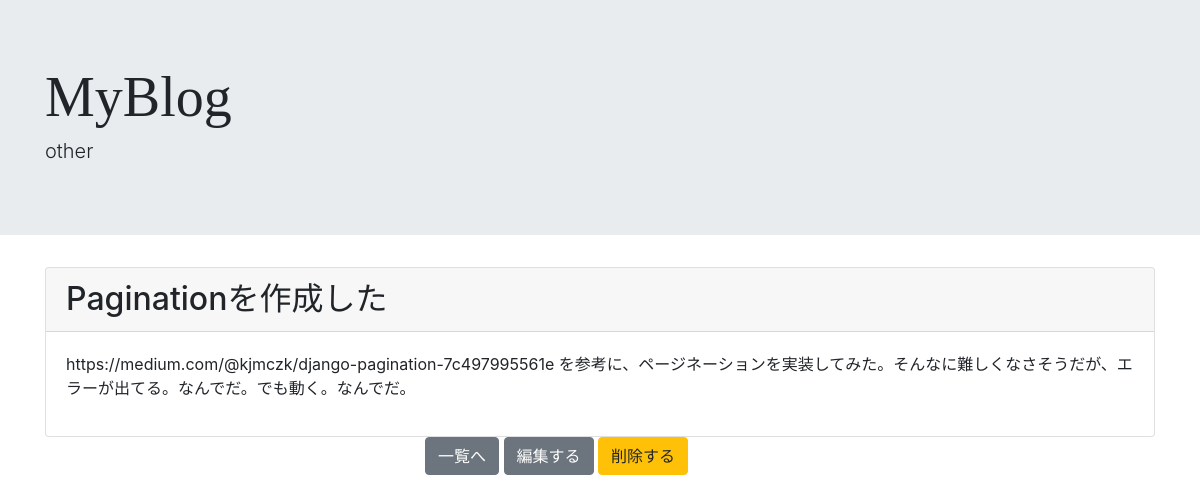
Screenshot of /detail/7/ with the database file from the repository.
### blogpost/models.py (models this page shows, shortened)
class BlogModel(models.Model):
    title = models.CharField(max_length=100)
    content = models.TextField()
    postdate = models.DateField(auto_now_add=True)
    category = models.CharField(
        max_length=50,
        choices= CATEGORY
    )
    def markdown_to_html(self):
        md = markdown.Markdown(
            extensions=['extra', 'admonition', 'sane_lists', 'toc']
        )
        html = md.convert(self.content)
        return html

### blogpost/views.py (the view)
# urls.py: path('detail/<int:pk>/', BlogDetail.as_view(), name='detail'),
class BlogDetail(DetailView):
    template_name = 'detail.html'
    model = BlogModel

### templates/detail.html (shortened to what this page needs)
{% extends 'base.html' %}
{% block header %}
  <link rel="stylesheet" href="https://cdnjs.cloudflare.com/ajax/libs/highlight.js/9.15.6/styles/a11y-dark.min.css">
  <div class="jumbotron jumbotron-fluid bg-gradient-secondary">
  <div class="container">
    <h1 class="display-4" style='font-family:fantasy'>MyBlog</h1>
    <h3 class="lead">{{object.category}}</h3>
  </div>
</div>
{% endblock header %}
{% block content %}
    <div class='container'>
        <div class="card">
            <h2 class="card-header">{{ object.title }}</h2>
            <div class="card-body">
                {{ object.markdown_to_html|safe }}
            </div>
        </div>
    </div>
    <div class='container'>
        <div class='row'>
            <div class='col'></div>
            <div class='col'>
                <a href="{% url 'list' %}" class="btn btn-secondary">一覧へ</a>
                <a href="{% url 'update' object.pk %}" class="btn btn-secondary">編集する</a>
                <a href="{% url 'delete' object.pk %}" class="btn btn-warning">削除する</a>
            </div>
            <div class='col'></div>
    </div>
{% endblock content %}

### rows the page displays
BlogModel: category "other", title "Paginationを作成した", markdown_to_html "https://medium.com/@kjmczk/django-pagination-7c497995561e を参考に、ページネーションを実装してみた。そんなに難しくなさそうだが、エラーが出てる。なんでだ。でも動く。なんでだ。"
